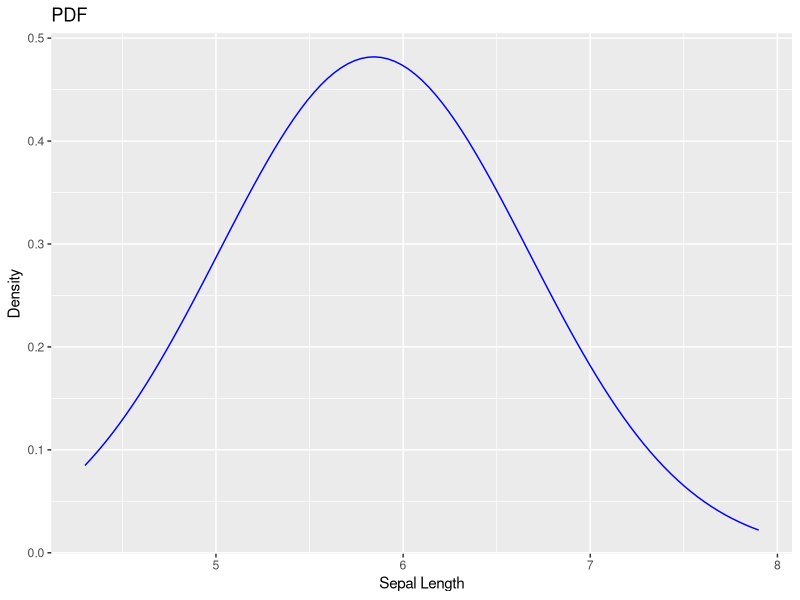
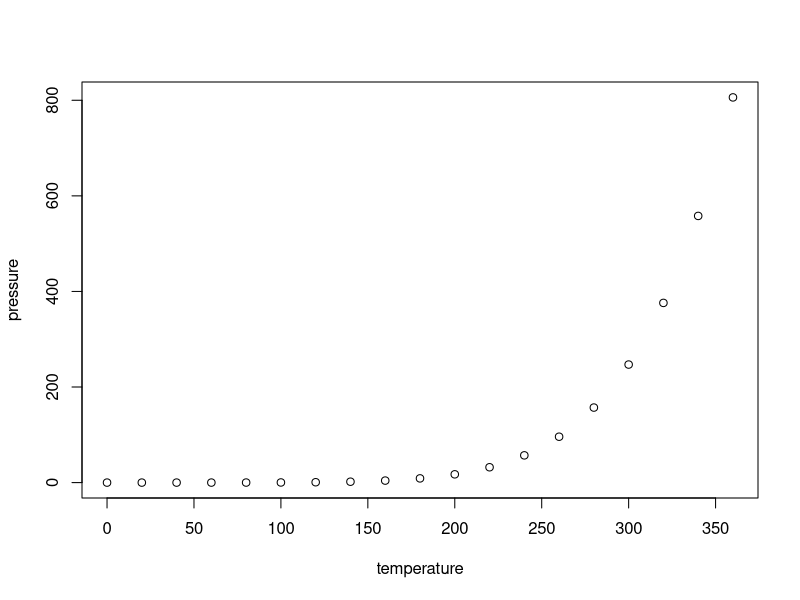

Recreate these plots in R, in order.
## ---- chunk 1
knitr::opts_chunk$set(echo = TRUE)
library(ggplot2)  # For creating visualizations
library(reshape2) # For reshaping data
## ---- chunk 2
ggplot(data.frame(x = iris$Sepal.Length), aes(x = x)) +
  stat_function(fun = dnorm, args = list(mean = mean(iris$Sepal.Length), sd = sd(iris$Sepal.Length)), color = "blue") +
  labs(title = "PDF", x = "Sepal Length", y = "Density")
## ---- chunk 3
plot(pressure)
